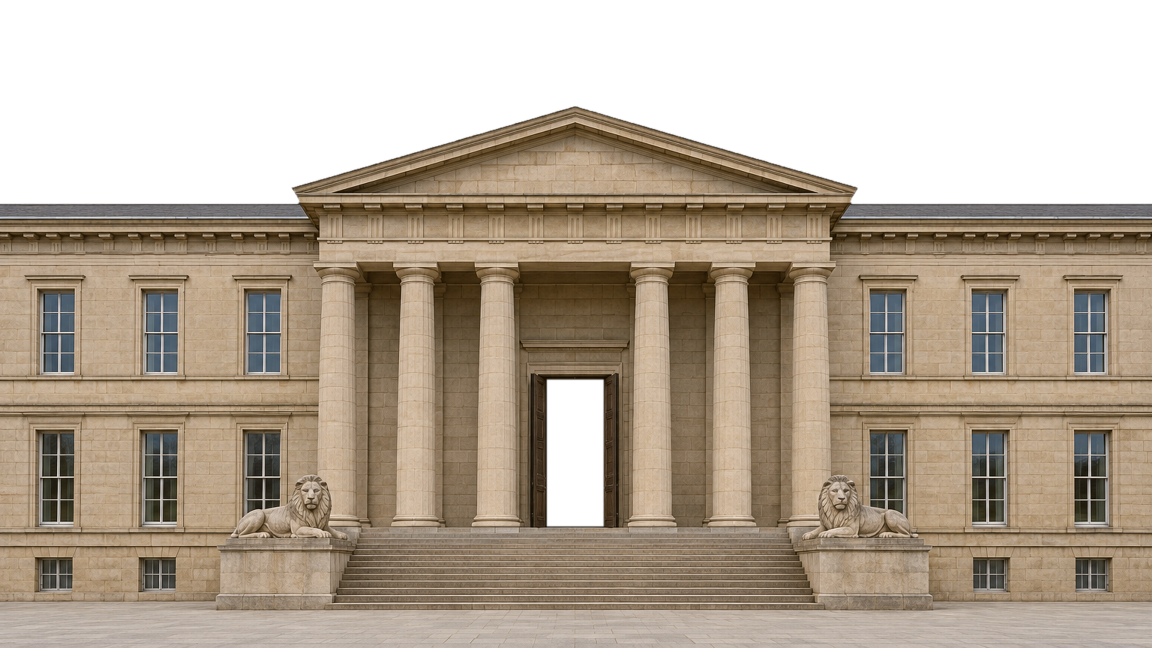
#> input picture assets/img/facade.png, 2304 x 1296 px, found by its file name (shown at 1/2 size)
$ python process2.py
#> lines starting #> are read from the running program, lines starting #| are printed output that depends on the picture; after the words box and inside, x2 and y2 are one past the last pixel; in counts of white or black regions, pixels touching at a corner belong together
import os, numpy as np
from PIL import Image, ImageFilter
from scipy import ndimage
R='/Users/durgesh/Desktop/WFT/mlu-halle/assets/raw'; O='/Users/durgesh/Desktop/WFT/mlu-halle/assets/img'
def grade(im, target=0.04, sat=0.9, tint=0.10):
    a=np.asarray(im.convert('RGB')).astype(np.float32)/255
    r,b=a[...,0].mean(),a[...,2].mean(); d=(r-b)-target
    a[...,0]-=d/2; a[...,2]+=d/2
    lum=a.mean(axis=2,keepdims=True); sh=np.clip(1-lum*2.2,0,1)
    a=a*(1-tint*sh)+np.array([0x24,0x45,0x36])/255*tint*sh
    lum=a.mean(axis=2,keepdims=True); a=lum+(a-lum)*sat
    return np.clip(a,0,1)
def save_jpg(a,name,w=None,q=84):
    im=Image.fromarray((a*255).astype(np.uint8))
    if w and im.width!=w: im=im.resize((w,round(im.height*w/im.width)),Image.LANCZOS).filter(ImageFilter.UnsharpMask(1.1,50,2))
    im.save(f'{O}/{name}.jpg',quality=q,optimize=True,progressive=True); print(name,im.size,os.path.getsize(f'{O}/{name}.jpg')//1024,'KB')
# facade: sky + door alpha
src=Image.open(f'{R}/facade.png').convert('RGB'); raw=np.asarray(src).astype(int)
blue=(raw[...,2]-raw[...,0]>40)&(raw[...,2]>140)
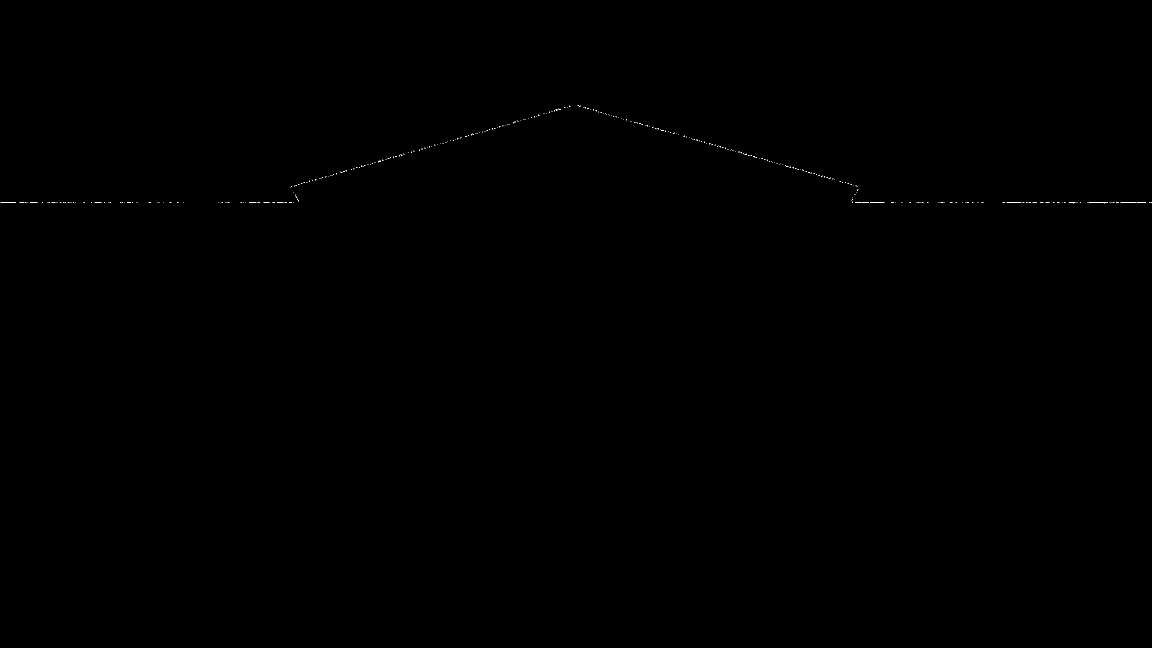
#> blue: shape (1296, 2304) bool (shown at 1/2 size); 0.04% white in thin lines or dots, all inside (x1, y1, x2, y2) = (1, 210, 2304, 407)
lab,n=ndimage.label(blue); sky=np.isin(lab,np.unique(lab[0,:][lab[0,:]>0]))
#> after `lab, n = ndimage.label(blue)`: lab: shape (1296, 2304) int32; 381 distinct labels, from 0 to 380
#> after `lab, n = ndimage.label(blue)`: n = 380
#> after `sky = np.isin(lab, np.unique(lab[0, :][lab[0, :] > 0]))`: sky: shape (1296, 2304) bool; every value is 0
sky=ndimage.binary_dilation(sky,iterations=1)
alpha=np.where(sky,0,255).astype(np.uint8)
#> alpha: shape (1296, 2304); every value is 255
alpha[506:702,729:805]=0
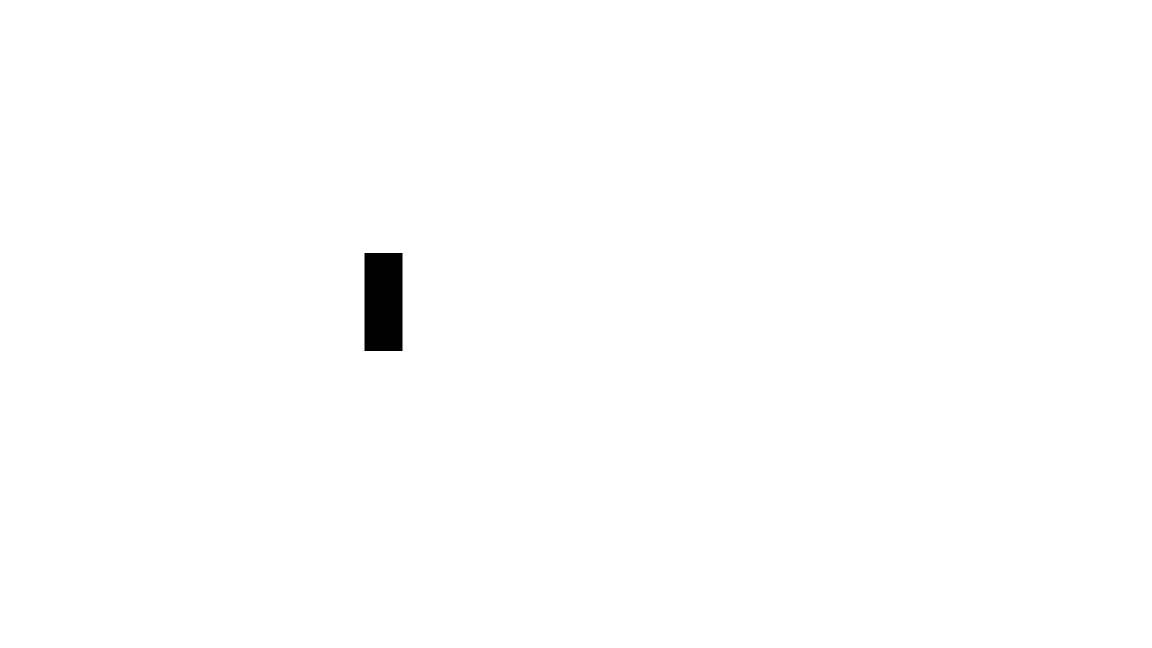
#> alpha: shape (1296, 2304) (shown at 1/2 size); 99.5% white; 1 black region, box (x1, y1, x2, y2) and area: (729, 506, 805, 702) 14896
alpha=np.asarray(Image.fromarray(alpha).filter(ImageFilter.GaussianBlur(0.8)))
g=grade(src); rgba=np.dstack([(g*255).astype(np.uint8),alpha])
#> in grade, `r, b = (a[..., 0].mean(), a[..., 2].mean())`: r = 0.43; b = 0.317
#> in grade, `d = r - b - target`: d = 0.0731
fa=Image.fromarray(rgba,'RGBA').resize((2304,1296),Image.LANCZOS)
fa.save(f'{O}/facade.webp',quality=88,method=6); fa.save(f'{O}/facade.png',optimize=True)
print('facade',os.path.getsize(f'{O}/facade.webp')//1024,'KB webp; sky top row at center col:',int(np.argmax(alpha[:,768]>128)))
#| facade 263 KB webp; sky top row at center col: 0
# aula, doors
save_jpg(grade(Image.open(f'{R}/aula.png')),'aula',2304)
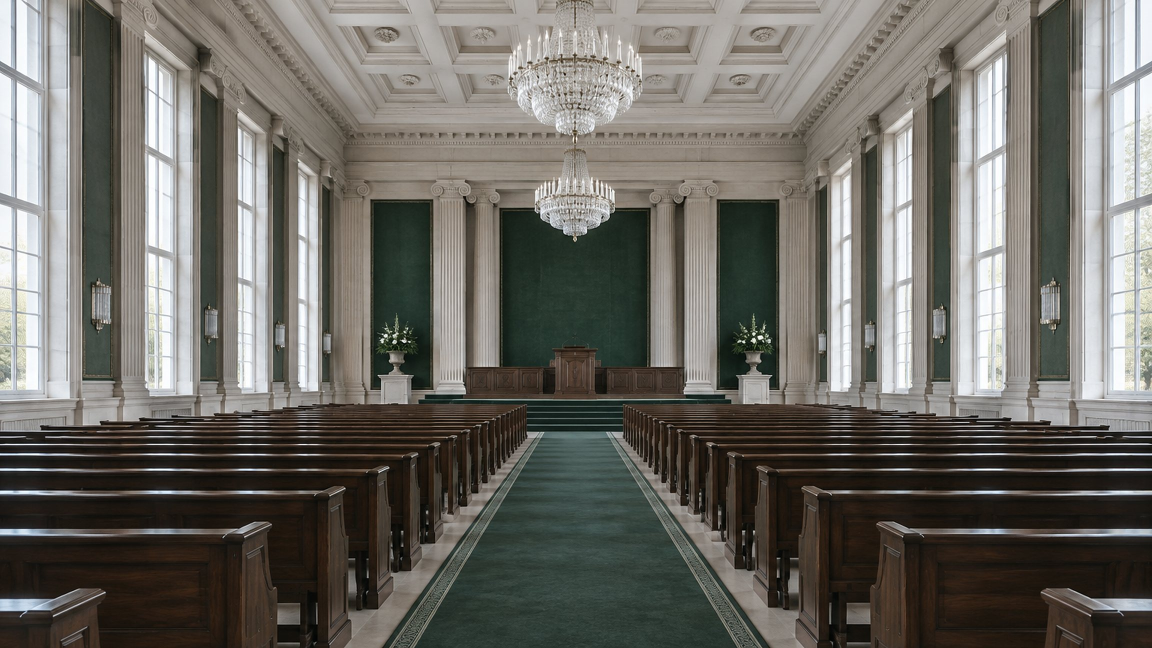
#> input picture assets/img/aula.jpg, 2304 x 1296 px, given in place of aula.png, which was not available (shown at 1/2 size)
#| aula (2304, 1296) 433 KB
save_jpg(grade(Image.open(f'{R}/doors.png'),target=0.07,sat=0.95,tint=0.05),'doors',1152)
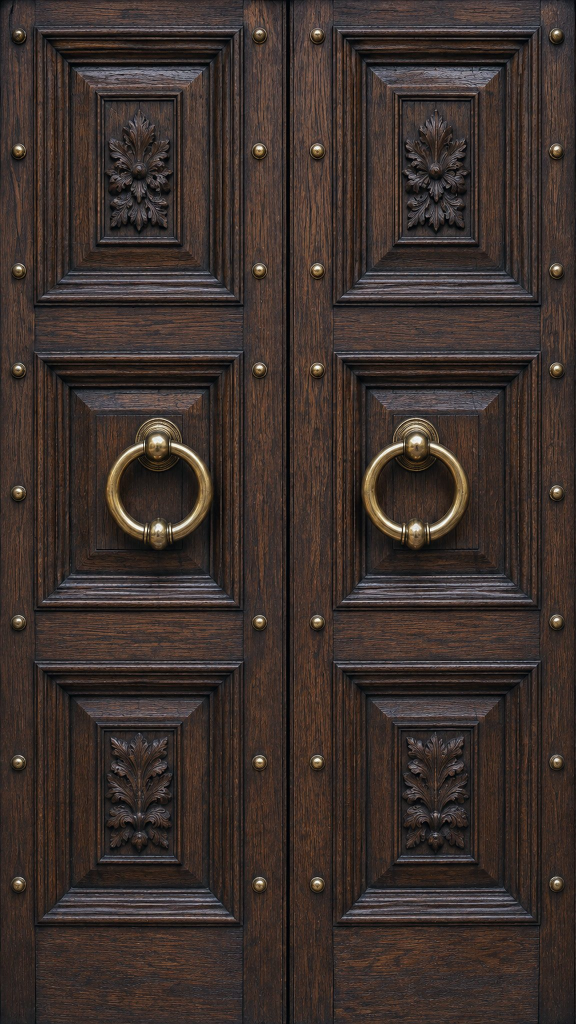
#> input picture assets/img/doors.jpg, 1152 x 2048 px, given in place of doors.png, which was not available (shown at 1/2 size)
#| doors (1152, 2048) 490 KB
# seal: key white
s=np.asarray(Image.open(f'{R}/seal.png').convert('RGB')).astype(np.float32)
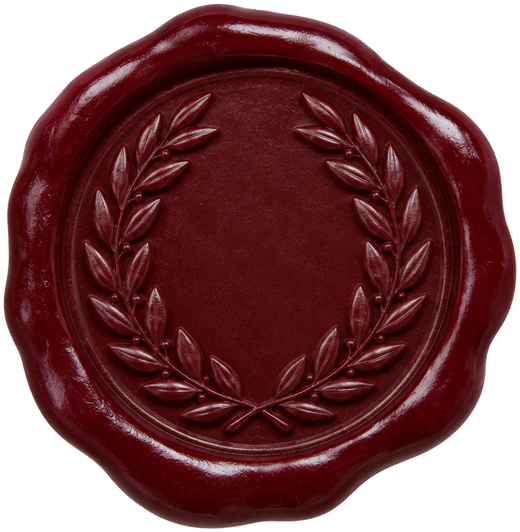
#> input picture assets/img/seal.png, 520 x 532 px, found by its file name
dist=np.sqrt(((255-s)**2).sum(axis=2)); al=np.clip((dist-18)/40,0,1)
#> after `dist = np.sqrt(((255 - s) ** 2).sum(axis=2))`:
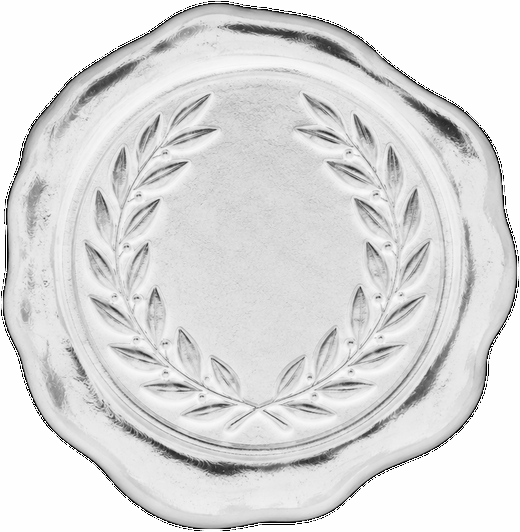
#> dist: shape (532, 520) float32; min 0, max 441.7, mean 382; drawn with min black and max white
#> after `al = np.clip((dist - 18) / 40, 0, 1)`:
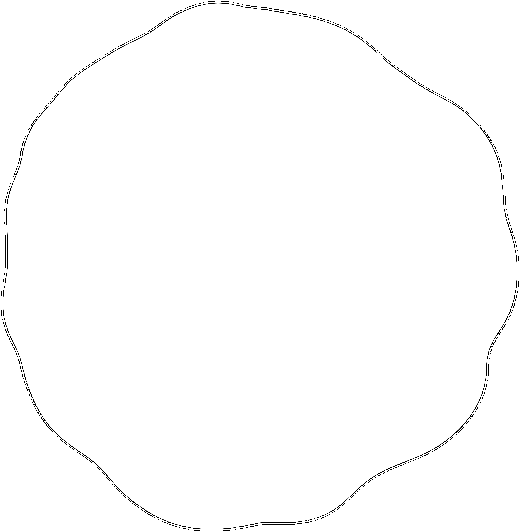
#> al: shape (532, 520) float32; min 0, max 1, mean 0.993
m=al>0.5; m=ndimage.binary_fill_holes(m); al=np.maximum(al, m*1.0)
#> after `m = al > 0.5`: m: shape (532, 520) bool; 99.3% white; black in thin lines or dots
#> after `m = ndimage.binary_fill_holes(m)`: m: shape (532, 520) bool; every value is 1
#> after `al = np.maximum(al, m * 1.0)`: al: shape (532, 520) float64; every value is 1
al=np.asarray(Image.fromarray((al*255).astype(np.uint8)).filter(ImageFilter.GaussianBlur(0.6))).astype(np.float32)/255
ys,xs=np.where(al>0.1); y0,y1,x0,x1=ys.min(),ys.max(),xs.min(),xs.max()
#> after `y0, y1, x0, x1 = (ys.min(), ys.max(), xs.min(), xs.max())`: y0 = 0; y1 = 531; x0 = 0; x1 = 519
sr=np.dstack([s.astype(np.uint8),(al*255).astype(np.uint8)])[y0-4:y1+5,x0-4:x1+5]
Image.fromarray(sr,'RGBA').resize((520,round(520*(y1-y0+9)/(x1-x0+9))),Image.LANCZOS).save(f'{O}/seal.png',optimize=True); print('seal ok')
#| seal ok
# ink conversion
ink=np.array([0x2B,0x29,0x24],np.uint8)
def to_ink(im, name, crop=True, w=None):
    a=np.asarray(im.convert('L')).astype(np.float32)/255
    paper=np.percentile(a,92); dark=np.percentile(a,1)
    al=np.clip((paper-a)/(paper-dark),0,1)**0.9; al[al<0.06]=0
    if crop:
        ys,xs=np.where(al>0.25); y0,y1=int(np.percentile(ys,0.2)),int(np.percentile(ys,99.8)); x0,x1=int(np.percentile(xs,0.2)),int(np.percentile(xs,99.8))
        al=al[max(0,y0-8):y1+8,max(0,x0-8):x1+8]
    rgba=np.zeros(al.shape+(4,),np.uint8); rgba[...,:3]=ink; rgba[...,3]=(al*255).astype(np.uint8)
    out=Image.fromarray(rgba,'RGBA')
    if w and out.width>w: out=out.resize((w,round(out.height*w/out.width)),Image.LANCZOS)
    out.save(f'{O}/{name}.png',optimize=True); print(name,out.size,os.path.getsize(f'{O}/{name}.png')//1024,'KB')
#> (the run stopped early here; a loop or call above may not have finished)
